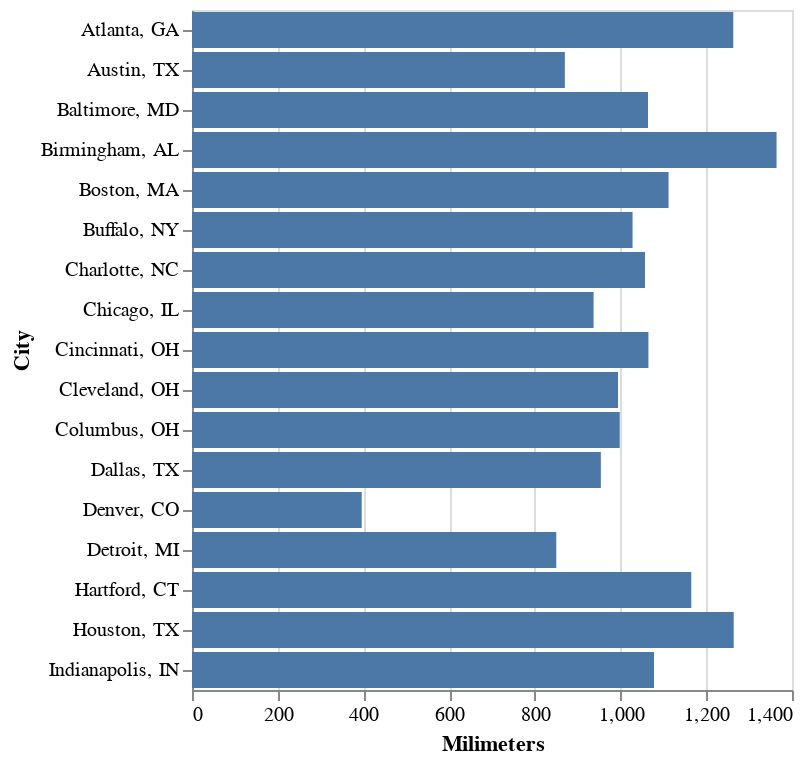

Notebook code for this chart:
### Code cell
# We can put the city names in y, where they are easier to read:
alt.Chart(rainfall).mark_bar().encode(
    alt.Y("City:N"), 
    alt.X("Milimeters:Q"))

### Figure 1 — Vega-Lite specification as saved in the notebook (floating-point values rounded to 4 significant figures)
{"config": {"view": {"continuousWidth": 300, "continuousHeight": 300}}, "data": {"name": "data-ffc9e5a73214162b67aa64652cbe3ea1"}, "mark": {"type": "bar"}, "encoding": {"x": {"field": "Milimeters", "type": "quantitative"}, "y": {"field": "City", "type": "nominal"}}, "$schema": "https://vega.github.io/schema/vega-lite/v5.8.0.json", "datasets": {"data-ffc9e5a73214162b67aa64652cbe3ea1": [{"Days": 113, "City, State": "Atlanta, GA ", "Inches": 49.7, "Milimeters": 1263, "City": "Atlanta, GA "}, {"Days": 88, "City, State": "Austin, TX ", "Inches": 34.2, "Milimeters": 870, "City": "Austin, TX "}, {"Days": 116, "City, State": "Baltimore, MD ", "Inches": 41.9, "Milimeters": 1064, "City": "Baltimore, MD "}, {"Days": 117, "City, State": "Birmingham, AL ", "Inches": 53.7, "Milimeters": 1364, "City": "Birmingham, AL "}, {"Days": 126, "City, State": "Boston, MA ", "Inches": 43.8, "Milimeters": 1112, "City": "Boston, MA "}, {"Days": 167, "City, State": "Buffalo, NY ", "Inches": 40.5, "Milimeters": 1028, "City": "Buffalo, NY "}, {"Days": 110, "City, State": "Charlotte, NC", "Inches": 41.6, "Milimeters": 1057, "City": "Charlotte, NC"}, {"Days": 124, "City, State": "Chicago, IL", "Inches": 36.9, "Milimeters": 937, "City": "Chicago, IL"}, {"Days": 137, "City, State": "Cincinnati, OH ", "Inches": 41.9, "Milimeters": 1065, "City": "Cincinnati, OH "}, {"Days": 155, "City, State": "Cleveland, OH ", "Inches": 39.1, "Milimeters": 994, "City": "Cleveland, OH "}, {"Days": 139, "City, State": "Columbus, OH ", "Inches": 39.3, "Milimeters": 998, "City": "Columbus, OH "}, {"Days": 81, "City, State": "Dallas, TX ", "Inches": 37.6, "Milimeters": 954, "City": "Dallas, TX "}, {"Days": 87, "City, State": "Denver, CO", "Inches": 15.6, "Milimeters": 396, "City": "Denver, CO"}, {"Days": 135, "City, State": "Detroit, MI ", "Inches": 33.5, "Milimeters": 850, "City": "Detroit, MI "}, {"Days": 130, "City, State": "Hartford, CT ", "Inches": 45.9, "Milimeters": 1165, "City": "Hartford, CT "}, {"Days": 104, "City, State": "Houston, TX ", "Inches": 49.8, "Milimeters": 1264, "City": "Houston, TX "}, {"Days": 129, "City, State": "Indianapolis, IN ", "Inches": 42.4, "Milimeters": 1078, "City": "Indianapolis, IN "}]}}
